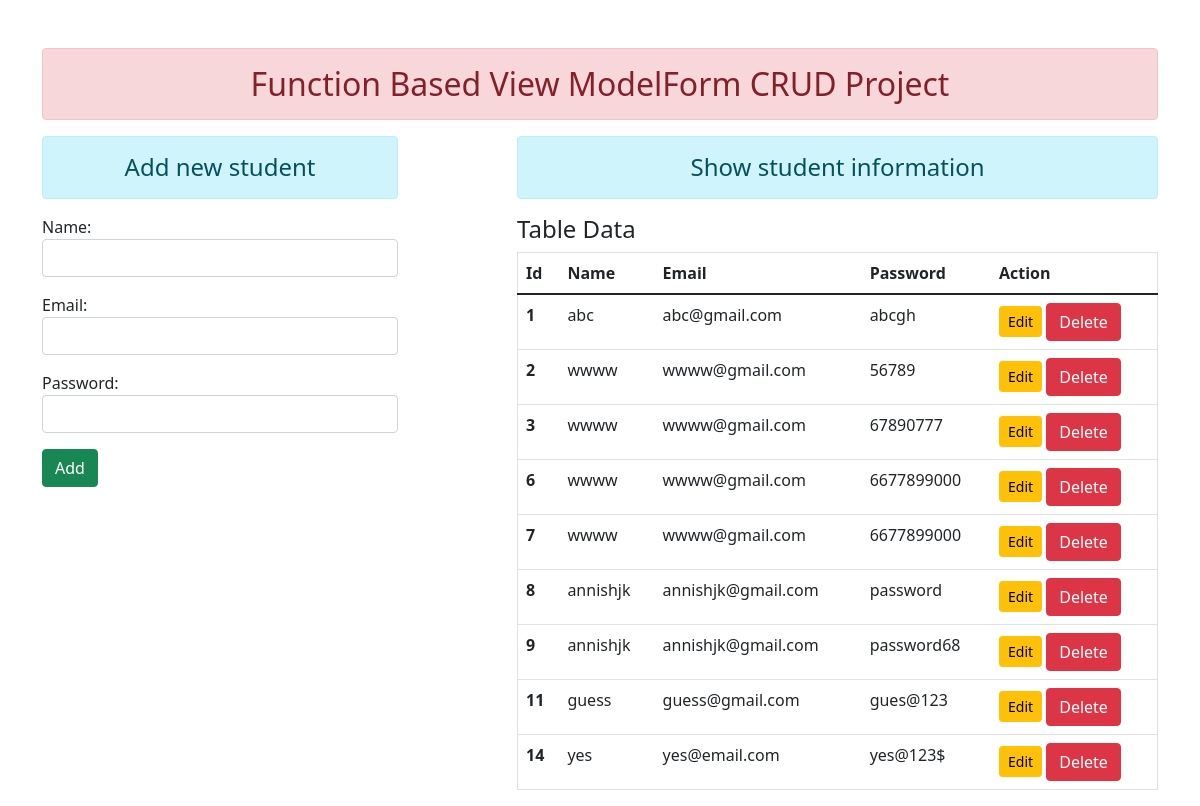
The page / on the database its author committed.
### enroll/models.py (models this page shows)
class User (models.Model):
    name = models.CharField(max_length=70)
    email = models.EmailField(max_length=100)
    password = models.CharField(max_length=100)

### enroll/views.py (the view)
# urls.py: path('',views.add_show,name="addandshow"),
def add_show(request):
    if request.method =='POST':
        fm = StudentRegistration(request.POST)
        if fm.is_valid():
            print(fm)
            nm=fm.cleaned_data['name']
            print(nm)
            em=fm.cleaned_data['email']
            pm=fm.cleaned_data['password']
            reg = User(name=nm,email=em,password=pm)
            reg.save()
            fm=StudentRegistration()
    else:
        fm = StudentRegistration()
    student = User.objects.all()
    return render(request,'enroll/addandshow.html',{'form':fm,'student':student})

### enroll/forms.py
class StudentRegistration(forms.ModelForm):
    class Meta:
        model = User
        fields ='__all__'
        widgets={
            'name': forms.TextInput(attrs={'class':'form-control'}),
            'email': forms.EmailInput(attrs={'class':'form-control'}),
            'password': forms.PasswordInput(render_value=True,attrs={'class':'form-control'}),
        }

### enroll/templates/enroll/addandshow.html (shortened to what this page needs)
{% extends 'enroll/basic.html' %}
{% block content %}
<div class="row">
    <div class="col-sm-4">
        <h4 class="text-center alert alert-info">Add new student</h4>
<form action="" method="POST" >
    {{form.as_p}}
    <input type="submit" class="btn btn-success" value="Add">
</form>
    </div>
    <div class="col-sm-7 offset-1">
        <h4 class="text-center alert alert-info">Show student information</h4>
        {%  if student %}
        <h4>Table Data</h4>
        <table class="table border">
            <thead>
              <tr>
                <th scope="col">Id</th>
                <th scope="col">Name</th>
                <th scope="col">Email</th>
                <th scope="col">Password</th>
                <th scope="col">Action</th>
              </tr>
            </thead>
            <tbody>
              <tr>
                {%for st in student%}
                <th scope="row">{{st.id}}</th>
                <td>{{st.name}}</td>
                <td>{{st.email}}</td>
                <td>{{st.password}}</td>
                <td>
                    <a href="{% url 'update_data'  st.id %}" class="btn btn-warning btn-sm">Edit</a>
                    <form action="{% url 'delete_data' st.id %}" method="post" class="d-inline">
                        <input type="submit" class="btn btn-danger" value="Delete">
                    </form>
                </td>
              </tr>
              {%endfor%}
            </tbody>
          </table>
        {% else %}
        <h4 class="text-center alert alert-warning" >No records found!</h4>
        {% endif %}
    </div>
</div>
{% endblock content %}

### enroll/templates/enroll/basic.html (shortened to what this page needs)
<!DOCTYPE html>
<html>
    <head>
        <link href="https://cdn.jsdelivr.net/npm/bootstrap@5.1.3/dist/css/bootstrap.min.css" rel="stylesheet"
>
        <link rel="stylesheet" href="/css/basic.css">
    </head>
    <body>
        <div class="container mt-5">
            <h2 class="text-center alert alert-danger"> Function Based View ModelForm CRUD Project</h2>
            {% block content %} {% endblock content%}
        </div>
    </body>
</html>

### rows shown on the page
User: id "1", name "abc", email "abc@gmail.com", password "abcgh"
User: id "2", name "wwww", email "wwww@gmail.com", password "56789"
User: id "3", name "wwww", email "wwww@gmail.com", password "67890777"
User: id "6", name "wwww", email "wwww@gmail.com", password "6677899000"
User: id "7", name "wwww", email "wwww@gmail.com", password "6677899000"
User: id "8", name "annishjk", email "annishjk@gmail.com", password "password"
User: id "9", name "annishjk", email "annishjk@gmail.com", password "password68"
User: id "11", name "guess", email "guess@gmail.com", password "gues@123"
User: id "14", name "yes", email "yes@email.com", password "yes@123$"
